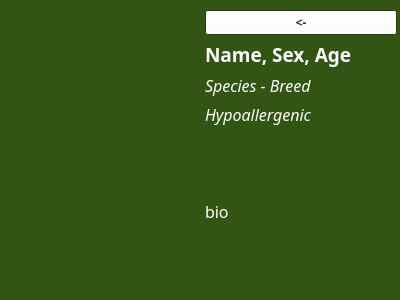
<?xml version="1.0" encoding="UTF-8"?>
<ui version="4.0">
 <class>ChatInfo</class>
 <widget class="QWidget" name="ChatInfo">
  <property name="geometry">
   <rect>
    <x>0</x>
    <y>0</y>
    <width>400</width>
    <height>300</height>
   </rect>
  </property>
  <property name="palette">
   <palette>
    <active>
     <colorrole role="WindowText">
      <brush brushstyle="SolidPattern">
       <color alpha="255">
        <red>255</red>
        <green>255</green>
        <blue>255</blue>
       </color>
      </brush>
     </colorrole>
     <colorrole role="Button">
      <brush brushstyle="SolidPattern">
       <color alpha="255">
        <red>255</red>
        <green>255</green>
        <blue>255</blue>
       </color>
      </brush>
     </colorrole>
     <colorrole role="ButtonText">
      <brush brushstyle="SolidPattern">
       <color alpha="255">
        <red>38</red>
        <green>59</green>
        <blue>18</blue>
       </color>
      </brush>
     </colorrole>
     <colorrole role="Base">
      <brush brushstyle="SolidPattern">
       <color alpha="255">
        <red>255</red>
        <green>255</green>
        <blue>255</blue>
       </color>
      </brush>
     </colorrole>
     <colorrole role="Window">
      <brush brushstyle="SolidPattern">
       <color alpha="255">
        <red>50</red>
        <green>85</green>
        <blue>19</blue>
       </color>
      </brush>
     </colorrole>
    </active>
    <inactive>
     <colorrole role="WindowText">
      <brush brushstyle="SolidPattern">
       <color alpha="255">
        <red>255</red>
        <green>255</green>
        <blue>255</blue>
       </color>
      </brush>
     </colorrole>
     <colorrole role="Button">
      <brush brushstyle="SolidPattern">
       <color alpha="255">
        <red>255</red>
        <green>255</green>
        <blue>255</blue>
       </color>
      </brush>
     </colorrole>
     <colorrole role="ButtonText">
      <brush brushstyle="SolidPattern">
       <color alpha="255">
        <red>38</red>
        <green>59</green>
        <blue>18</blue>
       </color>
      </brush>
     </colorrole>
     <colorrole role="Base">
      <brush brushstyle="SolidPattern">
       <color alpha="255">
        <red>255</red>
        <green>255</green>
        <blue>255</blue>
       </color>
      </brush>
     </colorrole>
     <colorrole role="Window">
      <brush brushstyle="SolidPattern">
       <color alpha="255">
        <red>50</red>
        <green>85</green>
        <blue>19</blue>
       </color>
      </brush>
     </colorrole>
    </inactive>
    <disabled>
     <colorrole role="WindowText">
      <brush brushstyle="SolidPattern">
       <color alpha="255">
        <red>190</red>
        <green>190</green>
        <blue>190</blue>
       </color>
      </brush>
     </colorrole>
     <colorrole role="Button">
      <brush brushstyle="SolidPattern">
       <color alpha="255">
        <red>255</red>
        <green>255</green>
        <blue>255</blue>
       </color>
      </brush>
     </colorrole>
     <colorrole role="ButtonText">
      <brush brushstyle="SolidPattern">
       <color alpha="255">
        <red>190</red>
        <green>190</green>
        <blue>190</blue>
       </color>
      </brush>
     </colorrole>
     <colorrole role="Base">
      <brush brushstyle="SolidPattern">
       <color alpha="255">
        <red>50</red>
        <green>85</green>
        <blue>19</blue>
       </color>
      </brush>
     </colorrole>
     <colorrole role="Window">
      <brush brushstyle="SolidPattern">
       <color alpha="255">
        <red>50</red>
        <green>85</green>
        <blue>19</blue>
       </color>
      </brush>
     </colorrole>
    </disabled>
   </palette>
  </property>
  <property name="font">
   <font>
    <family>Saab</family>
   </font>
  </property>
  <property name="windowTitle">
   <string>Form</string>
  </property>
  <widget class="QWidget" name="horizontalLayoutWidget_2">
   <property name="geometry">
    <rect>
     <x>6</x>
     <y>10</y>
     <width>391</width>
     <height>281</height>
    </rect>
   </property>
   <layout class="QHBoxLayout" name="horizontalLayout_2">
    <item>
     <widget class="QLabel" name="pic">
      <property name="text">
       <string/>
      </property>
      <property name="wordWrap">
       <bool>true</bool>
      </property>
     </widget>
    </item>
    <item>
     <layout class="QVBoxLayout" name="infoLayoud" stretch="0,1,0,0,7">
      <item>
       <widget class="QPushButton" name="backButton">
        <property name="font">
         <font>
          <family>STIXNonUnicode</family>
          <weight>75</weight>
          <bold>true</bold>
         </font>
        </property>
        <property name="text">
         <string>&lt;-</string>
        </property>
       </widget>
      </item>
      <item>
       <widget class="QLabel" name="nameSexAgeShelter">
        <property name="font">
         <font>
          <pointsize>14</pointsize>
          <weight>75</weight>
          <bold>true</bold>
         </font>
        </property>
        <property name="text">
         <string>Name, Sex, Age</string>
        </property>
       </widget>
      </item>
      <item>
       <widget class="QLabel" name="speciesBreed">
        <property name="font">
         <font>
          <pointsize>12</pointsize>
          <italic>true</italic>
         </font>
        </property>
        <property name="text">
         <string>Species - Breed</string>
        </property>
       </widget>
      </item>
      <item>
       <widget class="QLabel" name="hypoallergenic">
        <property name="font">
         <font>
          <pointsize>12</pointsize>
          <italic>true</italic>
         </font>
        </property>
        <property name="text">
         <string>Hypoallergenic</string>
        </property>
       </widget>
      </item>
      <item>
       <widget class="QLabel" name="bio">
        <property name="font">
         <font>
          <pointsize>12</pointsize>
         </font>
        </property>
        <property name="text">
         <string>bio</string>
        </property>
        <property name="wordWrap">
         <bool>true</bool>
        </property>
       </widget>
      </item>
     </layout>
    </item>
   </layout>
  </widget>
 </widget>
 <resources/>
 <connections/>
</ui>
